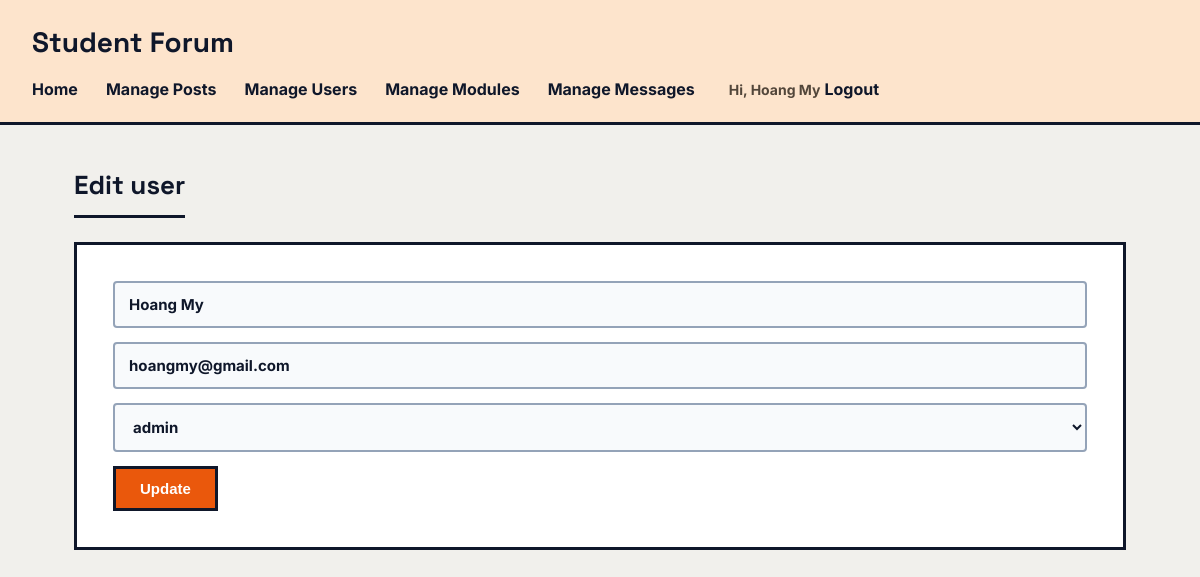
The page /user_edit.php?id=1 (signed in) on the database its author committed.
### tables this page shows
CREATE TABLE `users` (
  `id` int(11) NOT NULL,
  `username` varchar(100) NOT NULL,
  `email` varchar(150) NOT NULL,
  `password` varchar(255) NOT NULL DEFAULT '',
  `role` varchar(20) NOT NULL DEFAULT 'student'
);

### user_edit.php (called while the page is built, shortened)
<?php
require 'includes/db_connect.php';
$id = $_GET['id'];
$stmt = $pdo->prepare("SELECT * FROM users WHERE id = ?");
$stmt->execute([$id]);
$user = $stmt->fetch(PDO::FETCH_ASSOC);
include 'templates/header.php';
include 'templates/user_edit_view.php';
include 'templates/footer.php';
?>

### templates/user_edit_view.php (the view, shortened to what this page needs)
<h1>Edit user</h1>
        <div class="form-card">
            <form method="POST" action="user_edit.php?id=<?php echo $user['id']; ?>">
                <input type="text" name="username" value="<?php echo $user['username']; ?>" required>
                <input type="email" name="email" value="<?php echo $user['email']; ?>" required>
                <select name="role" required>
                    <option value="admin" <?php if ($user['role'] == 'admin') echo 'selected'; ?>>admin</option>
                </select>
                <button type="submit" class="btn">Update</button>
            </form>
        </div>

### style.css (style rules this page uses)
* { box-sizing: border-box; }
body { margin: 0; font-family: 'Inter', sans-serif; font-size: 16px; font-weight: 600; background: #F1F0EC; color: #0F172A; line-height: 1.6; }
h1, h2, h3 { font-family: 'Space Grotesk', sans-serif; font-weight: 700; color: #0F172A; margin: 0 0 0.6em; }
h1 { display: inline-block; font-size: 26px; padding-bottom: 8px; border-bottom: 3px solid #0F172A; margin-bottom: 24px; }
.form-card { background: #FFFFFF; border: 3px solid #0F172A; padding: 36px; margin-bottom: 30px; }
.form-card input[type="text"], .form-card input[type="email"], .form-card input[type="password"], .form-card input[type="file"], .form-card select, .form-card textarea { width: 100%; padding: 12px 14px; margin-bottom: 14px; border: 2px solid #94A3B8; border-radius: 4px; font-family: 'Inter', sans-serif; font-size: 15px; font-weight: 700; background: #F8FAFC; color: #0F172A; }
.btn { display: inline-block; background: #EA580C; color: #FFFFFF; border: 3px solid #0F172A; padding: 11px 24px; border-radius: 0; font-size: 15px; font-weight: 700; cursor: pointer; text-decoration: none; }

### rows shown on the page
users: username "Hoang My", email "hoangmy@gmail.com", role "admin"

### other values the page prints
$_SESSION['username'] "Hoang My"
